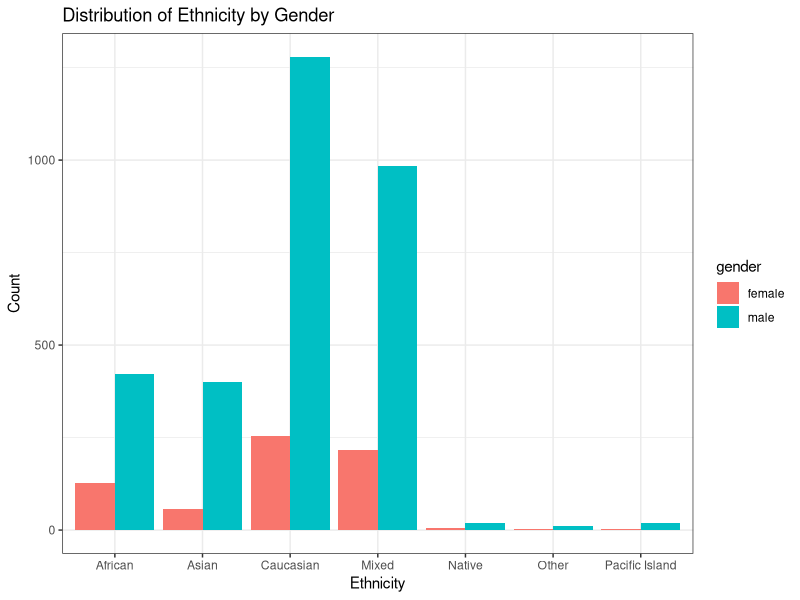
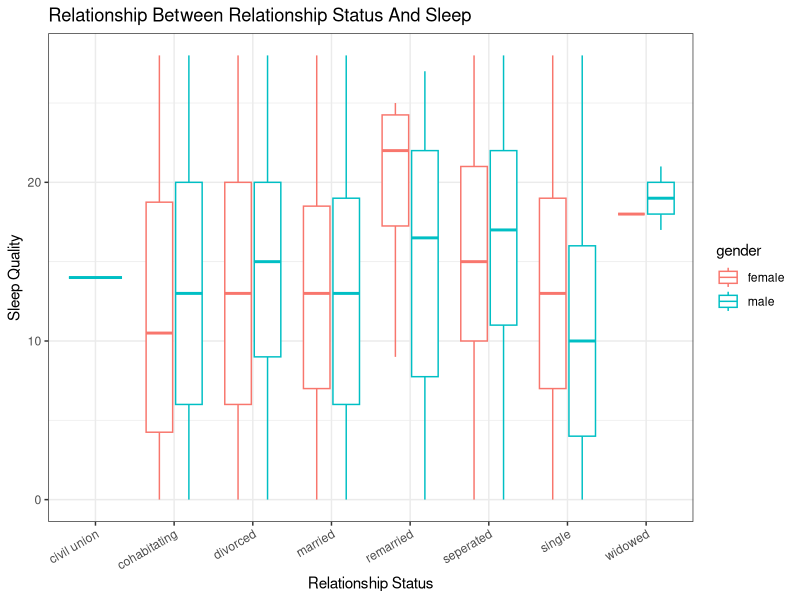
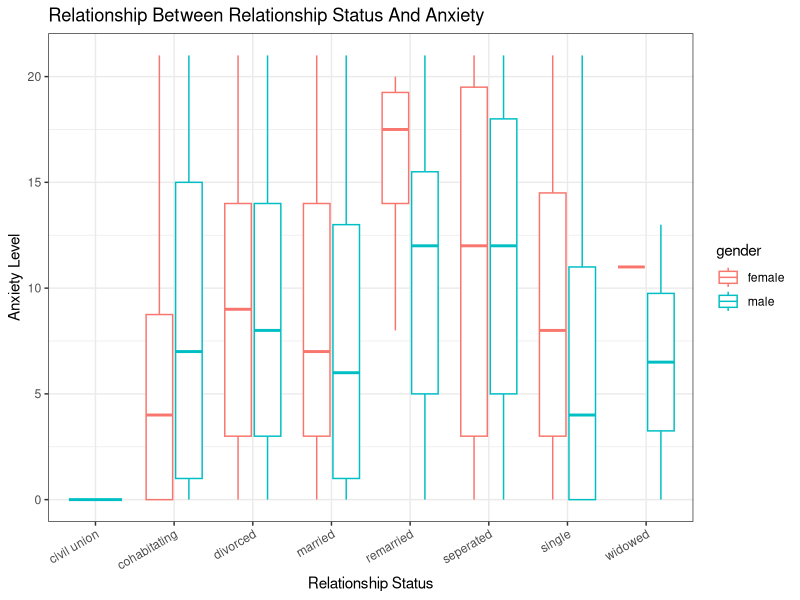
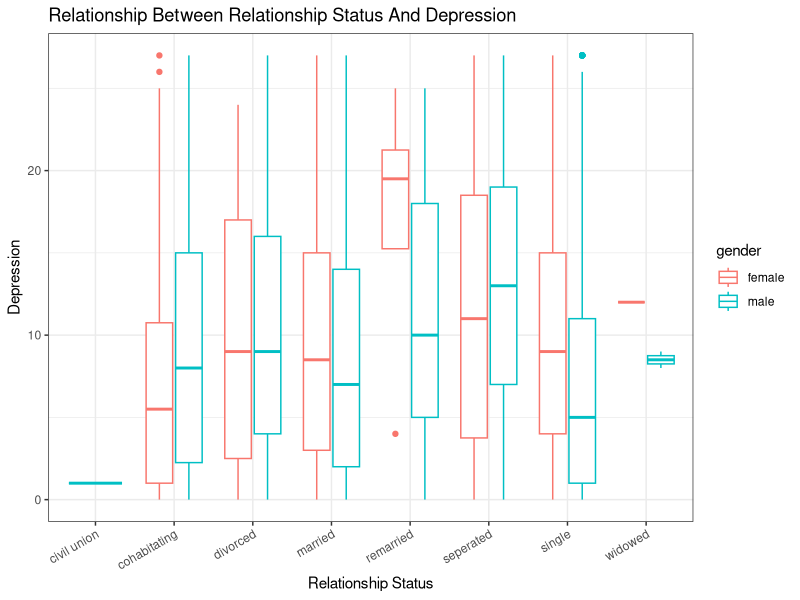
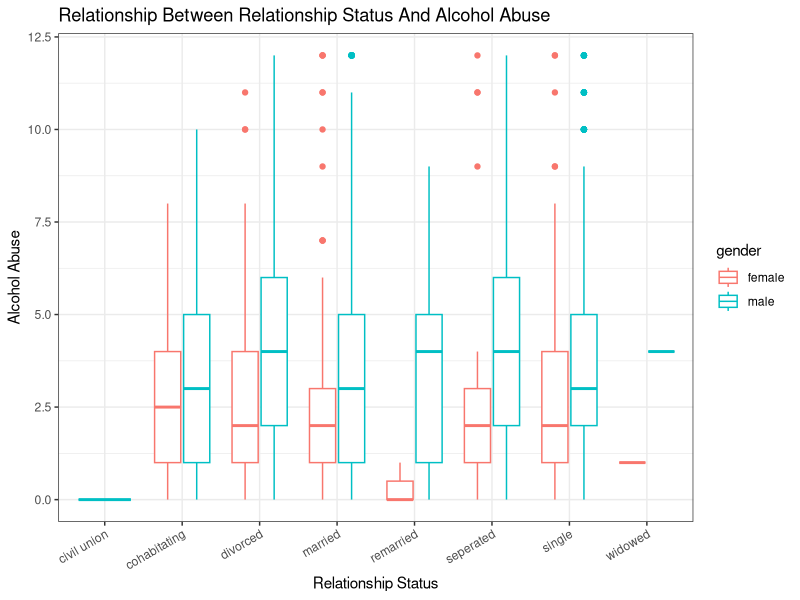
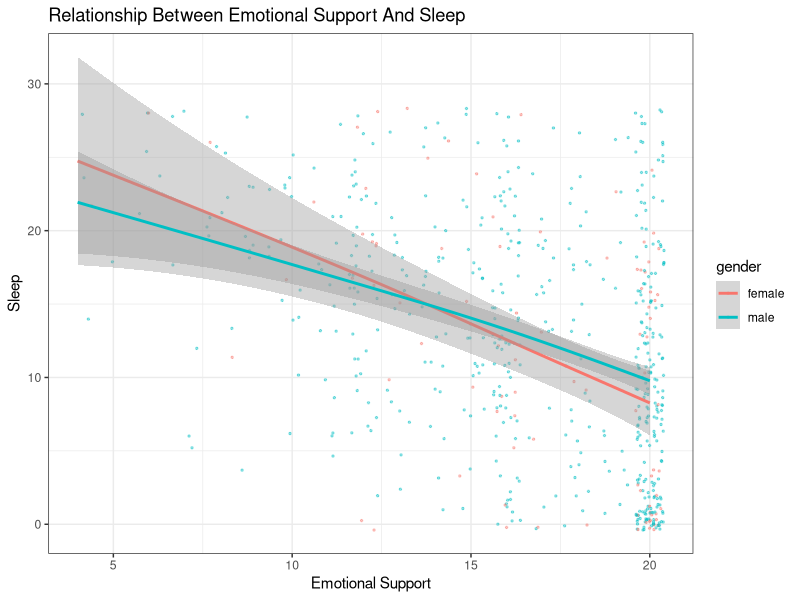
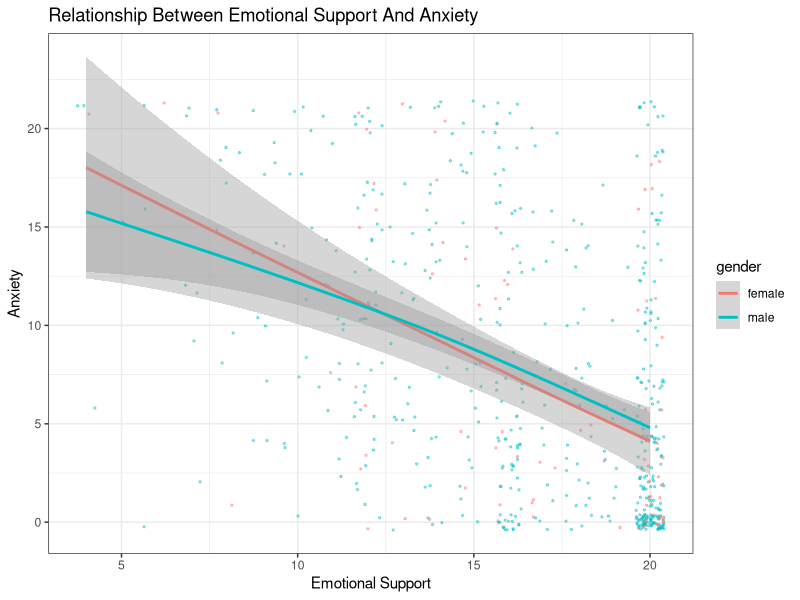

Here is the R script that generated these plots, in order:
## ---- chunk 1
knitr::opts_chunk$set(echo=FALSE, warning=FALSE, message=FALSE)
library(tidyverse)
## ---- chunk 2
data <- readxl::read_xlsx("PSYC201a.xlsx")
## ---- chunk 3
# select varables of interest
data <- data %>% 
  select(-2,-13)

# rename the columns
data <- rename(data,"gender"="demo_gender",
                    "Hispanic"="demo_ethnic",
                    "Caucasian"="demo_racewhite",
                    "African"="demo_race_black",
                    "Native"="demo_race_amind",
                    "Pacific_Island"="demo_race_pacisl",
                    "Asian"="demo_race_asian",
                    "Other"="demo_race_oth",
                    "Unclassified"="demo_race_decline",
                    "Age"="Calculate999age",
                    "Relationship"="demo_relationship",
                    "ServiceType"="serv_type_0",
                    "ServiceBranch"="serv_branch_0",
                    "ServiceDeployCount"="serv_deploy_count") 
## ---- chunk 4
data <- data %>%
  mutate (Hispanic=as.character(Hispanic),
         Caucasian=as.character(Caucasian),
         African=as.character(African),
         Native=as.character(Native),
         Pacific_Island=as.character(Pacific_Island),
         Asian=as.character(Asian),
         Other=as.character(Other),
         Unclassified=as.character(Unclassified))
## ---- chunk 5
# replace all "999"s with "NA"
data[data==999]=NA
data <- data %>%
  filter(!is.na(gender)) %>%
  filter(!is.na(Caucasian)) %>%
  filter(!is.na(Hispanic)) %>%
  filter(!is.na(African)) %>%
  filter(!is.na(Native)) %>%
  filter(!is.na(Pacific_Island)) %>%
  filter(!is.na(Asian)) %>%
  filter(!is.na(Other)) %>%
  filter(!is.na(Unclassified)) %>%
  filter(!is.na(Relationship))
## ---- chunk 6
data <- unite(data, Ethnics, Hispanic, Caucasian, African, Native, Pacific_Island, Asian, Other, Unclassified, sep="", remove=FALSE)

data$Ethnics[data$Ethnics=="10000000"]="Hispanic"
data$Ethnics[data$Ethnics=="01000000"]="Caucasian"
data$Ethnics[data$Ethnics=="00100000"]="African"
data$Ethnics[data$Ethnics=="00010000"]="Native"
data$Ethnics[data$Ethnics=="00001000"]="Pacific Island"
data$Ethnics[data$Ethnics=="00000100"]="Asian"
data$Ethnics[data$Ethnics=="00000010"]="Other"
data$Ethnics[data$Ethnics=="00000001"]="Unclassified"

data$Ethnics[!(data$Ethnics %in% c("Hispanic","Caucasian","African","Native","Pacific Island","Asian","Other","Unclassified"))]="Mixed"
## ---- chunk 7
# filter out unreasonable cases
data <- data %>% 
  filter(Age<100) %>%
  filter(Age>18)
## ---- chunk 8
data$gender[data$gender==2]="female"
data$gender[data$gender==1]="male"
## ---- chunk 9
#rename relationships
data$Relationship=as.character(data$Relationship)
data$Relationship[data$Relationship=="1"]="single"
data$Relationship[data$Relationship=="2"]="married"
data$Relationship[data$Relationship=="3"]="seperated"
data$Relationship[data$Relationship=="4"]="divorced"
data$Relationship[data$Relationship=="5"]="cohabitating"
data$Relationship[data$Relationship=="6"]="civil union"
data$Relationship[data$Relationship=="7"]="remarried"
data$Relationship[data$Relationship=="8"]="widowed"

#recode service type
data$ServiceType = as.character(data$ServiceType)
data$ServiceType[data$ServiceType == "1"] = "Active Duty"
data$ServiceType[data$ServiceType == "2"] = "Reserve"
data$ServiceType[data$ServiceType == "3"] = "Guard"

#recode service branch
data$ServiceBranch = as.character(data$ServiceBranch)
data$ServiceBranch[data$ServiceBranch == "1"] = "Army"
data$ServiceBranch[data$ServiceBranch == "2"] = "Air Force"
data$ServiceBranch[data$ServiceBranch == "3"] = "Coast Guard"
data$ServiceBranch[data$ServiceBranch == "4"] = "Marines"
data$ServiceBranch[data$ServiceBranch == "5"] = "National"
data$ServiceBranch[data$ServiceBranch == "6"] = "Navy"
## ---- chunk 10
#Hispanic
data %>%
  ggplot() +
  geom_bar(aes(x=Ethnics,fill=gender),stat="count",position = "dodge")+
  theme_bw() +
  labs(title = "Distribution of Ethnicity by Gender",
       x = "Ethnicity",
       y = "Count")
## ---- chunk 11
data %>%
  ggplot()+
  geom_boxplot(aes(x=Relationship,y = sleep_score, color = gender)) +
  labs(title = "Relationship Between Relationship Status And Sleep",
       x = "Relationship Status",
       y = "Sleep Quality") +
  theme_bw() +
  theme(axis.text.x=element_text(angle=30, hjust=1))

model_rel_sleep=lm(data=data,formula=sleep_score~Relationship+gender)
anova(model_rel_sleep)
## ---- chunk 12
data %>%
  ggplot() + 
  geom_boxplot(aes(x=Relationship,y = gad7_score, color = gender)) +
  labs(title = "Relationship Between Relationship Status And Anxiety",
       x = "Relationship Status",
       y = "Anxiety Level") +
  theme_bw() +
  theme(axis.text.x=element_text(angle=30, hjust=1))

model_rel_anx=lm(data=data,formula=gad7_score~Relationship+gender)
anova(model_rel_anx)
## ---- chunk 13
data %>%  
  ggplot() + 
  geom_boxplot(aes(x=Relationship,y = dep_score_phq9, color = gender)) +
  labs(title = "Relationship Between Relationship Status And Depression",
       x = "Relationship Status",
       y = "Depression") +
  theme_bw() +
  theme(axis.text.x=element_text(angle=30, hjust=1))

model_rel_dep=lm(data=data,formula=gad7_score~Relationship+gender)
anova(model_rel_dep)
## ---- chunk 14
data %>%  
  ggplot() + 
  geom_boxplot(aes(x=Relationship,y = alc_score_audit, color = gender)) +
  labs(title = "Relationship Between Relationship Status And Alcohol Abuse",
       x = "Relationship Status",
       y = "Alcohol Abuse") +
  theme_bw() +
  theme(axis.text.x=element_text(angle=30, hjust=1))

model_rel_alc=lm(data=data,formula=gad7_score~Relationship+gender)
anova(model_rel_alc)
## ---- chunk 15
data %>%
  ggplot(aes(x=es_score_promis,y = sleep_score, color = gender))+
  geom_jitter(alpha=0.4, size=0.5)+
  geom_smooth()+
  theme_bw()+
   labs(title = "Relationship Between Emotional Support And Sleep",
       x = "Emotional Support",
       y = "Sleep")

cor.test(data$es_score_promis,data$sleep_score)

model_es_gender_sleep=lm(data=data,formula=sleep_score~es_score_promis+gender)
anova(model_es_gender_sleep)
## ---- chunk 16
data %>%
  ggplot(aes(x=es_score_promis,y=gad7_score,color=gender))+
  geom_jitter(alpha=0.4, size=0.5)+
  geom_smooth()+
  theme_bw()+
  labs(title = "Relationship Between Emotional Support And Anxiety",
       x = "Emotional Support",
       y = "Anxiety")

cor.test(data$es_score_promis,data$gad7_score)

model_es_gender_anx=lm(data=data,formula=gad7_score~es_score_promis+gender)
anova(model_es_gender_anx)
